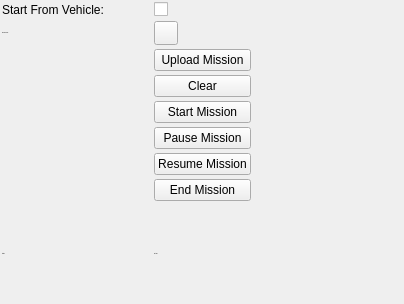
<?xml version="1.0" encoding="UTF-8"?>
<ui version="4.0">
 <class>plan_mission_config</class>
 <widget class="QWidget" name="plan_mission_config">
  <property name="geometry">
   <rect>
    <x>0</x>
    <y>0</y>
    <width>404</width>
    <height>304</height>
   </rect>
  </property>
  <property name="windowTitle">
   <string>Form</string>
  </property>
  <property name="styleSheet">
   <string notr="true"/>
  </property>
  <layout class="QGridLayout" name="gridLayout">
   <property name="leftMargin">
    <number>2</number>
   </property>
   <property name="topMargin">
    <number>2</number>
   </property>
   <property name="rightMargin">
    <number>2</number>
   </property>
   <property name="bottomMargin">
    <number>2</number>
   </property>
   <property name="verticalSpacing">
    <number>4</number>
   </property>
   <item row="17" column="2" colspan="2">
    <widget class="QLabel" name="status">
     <property name="font">
      <font>
       <pointsize>-1</pointsize>
      </font>
     </property>
     <property name="styleSheet">
      <string notr="true"/>
     </property>
     <property name="text">
      <string>No topic</string>
     </property>
     <property name="wordWrap">
      <bool>true</bool>
     </property>
    </widget>
   </item>
   <item row="6" column="0">
    <widget class="QLabel" name="label_3">
     <property name="font">
      <font>
       <pointsize>-1</pointsize>
      </font>
     </property>
     <property name="text">
      <string>Preview Color:</string>
     </property>
    </widget>
   </item>
   <item row="6" column="2">
    <widget class="mapviz::ColorButton" name="color">
     <property name="maximumSize">
      <size>
       <width>24</width>
       <height>24</height>
      </size>
     </property>
     <property name="autoFillBackground">
      <bool>false</bool>
     </property>
     <property name="styleSheet">
      <string notr="true"/>
     </property>
     <property name="text">
      <string/>
     </property>
    </widget>
   </item>
   <item row="7" column="2">
    <widget class="QPushButton" name="upload_mission">
     <property name="text">
      <string>Upload Mission</string>
     </property>
    </widget>
   </item>
   <item row="17" column="0">
    <widget class="QLabel" name="label_2">
     <property name="font">
      <font>
       <pointsize>-1</pointsize>
      </font>
     </property>
     <property name="text">
      <string>Status:</string>
     </property>
    </widget>
   </item>
   <item row="5" column="2">
    <widget class="QCheckBox" name="start_from_vehicle">
     <property name="text">
      <string/>
     </property>
    </widget>
   </item>
   <item row="5" column="0">
    <widget class="QLabel" name="label_5">
     <property name="text">
      <string>Start From Vehicle:</string>
     </property>
    </widget>
   </item>
   <item row="10" column="2">
    <widget class="QPushButton" name="clear">
     <property name="text">
      <string>Clear</string>
     </property>
    </widget>
   </item>

   <item row="13" column="2">
    <widget class="QPushButton" name="start_mission">
     <property name="text">
      <string>Start Mission</string>
     </property>
    </widget>
   </item>

   <item row="14" column="2">
    <widget class="QPushButton" name="pause_mission">
     <property name="text">
      <string>Pause Mission</string>
     </property>
    </widget>
   </item>

   <item row="15" column="2">
    <widget class="QPushButton" name="resume_mission">
     <property name="text">
      <string>Resume Mission</string>
     </property>
    </widget>
   </item>


   <item row="16" column="2">
    <widget class="QPushButton" name="end_mission">
     <property name="text">
      <string>End Mission</string>
     </property>
    </widget>
   </item>

  </layout>
 </widget>
 <customwidgets>
  <customwidget>
   <class>mapviz::ColorButton</class>
   <extends>QPushButton</extends>
   <header location="global">mapviz/color_button.h</header>
  </customwidget>
 </customwidgets>
 <resources/>
 <connections/>
 <slots>
  <slot>SelectColor()</slot>
  <slot>SelectTopic()</slot>
  <slot>TopicEdited()</slot>
  <slot>PositionToleranceChanged(double)</slot>
  <slot>AngleToleranceChanged(double)</slot>
 </slots>
</ui>
